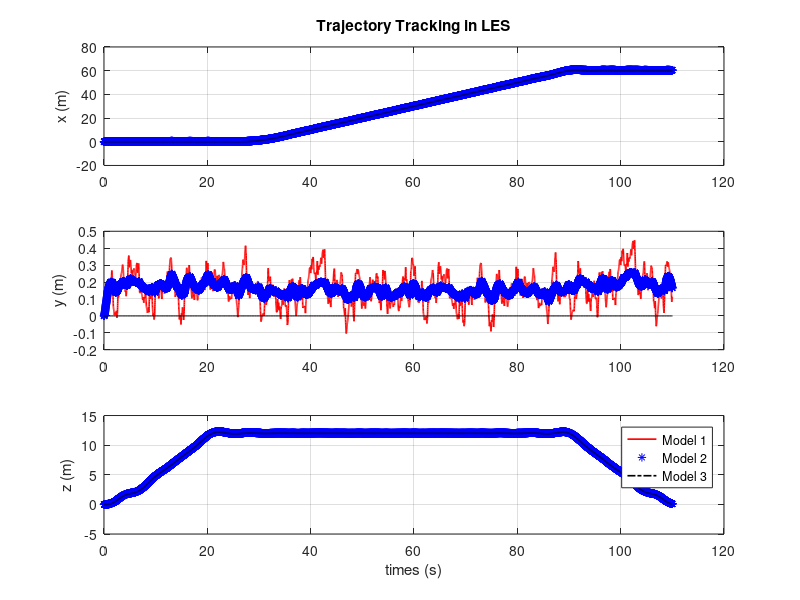
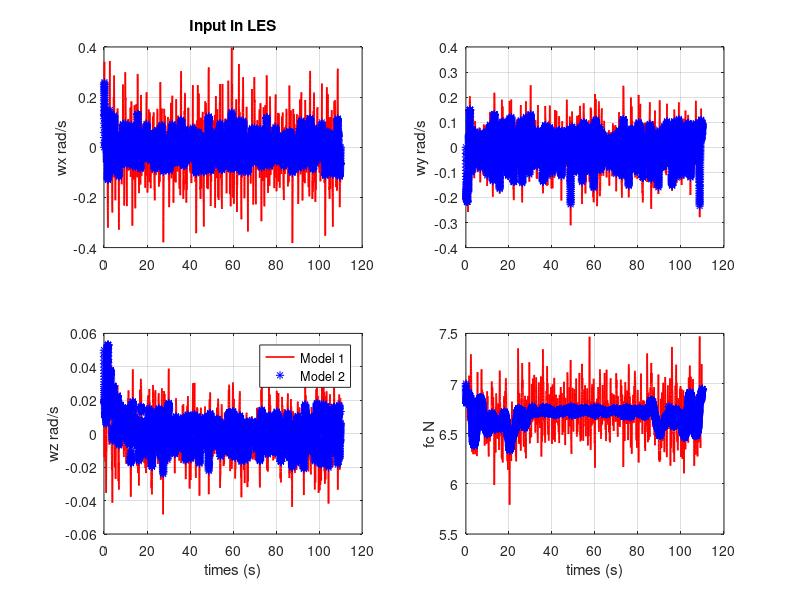

Reproduce these figures in MATLAB, in order.
clc; close all ; clear all;
%compare tracking and input for state dependent LQR 

load("les_lqrwind_1")
load("les_lqrwind_2")
load("les_lqrwind_3")
load("les_lqrwowind_1")
load("les_lqrwowind_2")
load("les_lqrwowind_3")
load("straight_line1.mat")
%%
t=traj_nom(1:11001,1);
traj_nom=traj_nom(1:11001,2:11);

drag=les_lqrwind_1;
no_drag=les_lqrwowind_1;
drag2=les_lqrwind_2;
no_drag2=les_lqrwowind_3;
drag3=les_lqrwind_3;
no_drag3=les_lqrwowind_3;

%%
id=11001;
figure()

subplot(3,1,1)
% 
plot(t,drag(:,2),'r','LineWidth',1.2)
hold on
plot(t,drag2(:,2),'b*')%'LineWidth',1.2)
% plot(t,drag3(:,2),'r:','LineWidth',1.2)
plot(t,traj_nom(:,1),'-.k','LineWidth',1.2)
ylabel('x (m)')
grid on
% title('Trajectory Tracking in constant wind [5,4,1]m')
% xlim([0,1400])
title('Trajectory Tracking in LES')


subplot(3,1,2)
plot(t,drag(:,3),'r','LineWidth',1.2)
hold on
plot(t,drag2(:,3),'b*')%,'LineWidth',1.2)
hold on
% plot(t,drag3(:,3),'r:','LineWidth',1.2)
plot(t,traj_nom(:,2),'-.k','LineWidth',1.2)
% xlabel('time [s]')
ylabel('y (m)')
grid on
% title('trajectory in y direction')
% legend(" SD LQR with Drag model","SD LQR without Drag model","Nominal snap")
% xlim([0,1400])
% title('Trajectory Tracking in constant wind [5,4,1]m')


subplot(3,1,3)
plot(t,drag(:,4),'r','LineWidth',1.2)
hold on
plot(t,drag2(:,4),'b*')%,'LineWidth',1.2)
% plot(t,drag3(:,4),'r:','LineWidth',1.2)
plot(t,traj_nom(:,3),'-.k','LineWidth',1.2)
% legend(" SD LQR with Drag model","SD LQR without Drag model","Nominal snap")
xlabel('times (s)')
grid on
ylabel('z (m)')
% legend("Model 1:SD LQR with Drag model","Model 1: SD LQR without Drag model","Model 2:SD LQR with Drag model","Model 2: SD LQR without Drag model","Model 3:SD LQR with Drag model","Model 3: SD LQR without Drag model","Nominal")
% legend("Model 1:SD LQR with Drag model","Model 1: SD LQR without Drag model","Model 2:SD LQR with Drag model","Model 2: SD LQR without Drag model","Nominal")
legend("Model 1","Model 2","Model 3","Nominal")

% title('Trajectory Tracking in constant wind [5,4,1]m')

%% Input

figure()
subplot(2,2,1)


plot(t,drag(:,12),'r','LineWidth',1.2)
hold on
plot(t,drag2(:,12),'b*')%,'LineWidth',1.2)
% plot(t,drag3(:,12),'r:','LineWidth',1.2)
ylabel('wx rad/s')
% legend(" SD LQR with Drag model","SD LQR without Drag model")%,"Nominal snap")
% xlim([0,1400])
grid on
title('Input in LES')

subplot(2,2,2)
plot(t,drag(:,13),'r','LineWidth',1.2)
hold on
plot(t,drag2(:,13),'b*')%,'LineWidth',1.2)
% plot(t,drag3(:,13),'r:','LineWidth',1.2)
% xlabel('time [s]')
ylabel('wy rad/s')
grid on
% title('trajectory in y direction')
% legend(" SD LQR with Drag model","SD LQR without Drag model")%,"Nominal snap")
% % xlim([0,1400])
% title('Input in constant wind [5,4,1]m')


subplot(2,2,3)
plot(t,drag(:,14),'r','LineWidth',1.2)
hold on
plot(t,drag2(:,14),'b*')%,'LineWidth',1.2)
% 
% plot(t,drag3(:,14),'r:','LineWidth',1.2)

grid on
% legend(" SD LQR with Drag model","SD LQR without Drag model")%,"Nominal snap")
xlabel('times (s)')
ylabel('wz rad/s')
% legend("Model 1:SD LQR with Drag model","Model 1: SD LQR without Drag model","Model 2:SD LQR with Drag model","Model 2: SD LQR without Drag model","Model 3:SD LQR with Drag model","Model 3: SD LQR without Drag model")
% legend("Model 1:SD LQR with Drag model","Model 1: SD LQR without Drag model","Model 2:SD LQR with Drag model","Model 2: SD LQR without Drag model","Nominal")
legend("Model 1","Model 2","Model 3")

% title('Input in constant wind [5,4,1]m')


subplot(2,2,4)
plot(t,drag(:,15),'r','LineWidth',1.2)
hold on
plot(t,drag2(:,15),'b*')%,'LineWidth',1.2)
% % plot(t,drag3(:,15),'r:','LineWidth',1.2)
grid on
% legend(" SD LQR with Drag model","SD LQR without Drag model")%,"Nominal snap")
xlabel('times (s)')
ylabel('fc N')

% title('Input in constant wind [5,4,1]m')